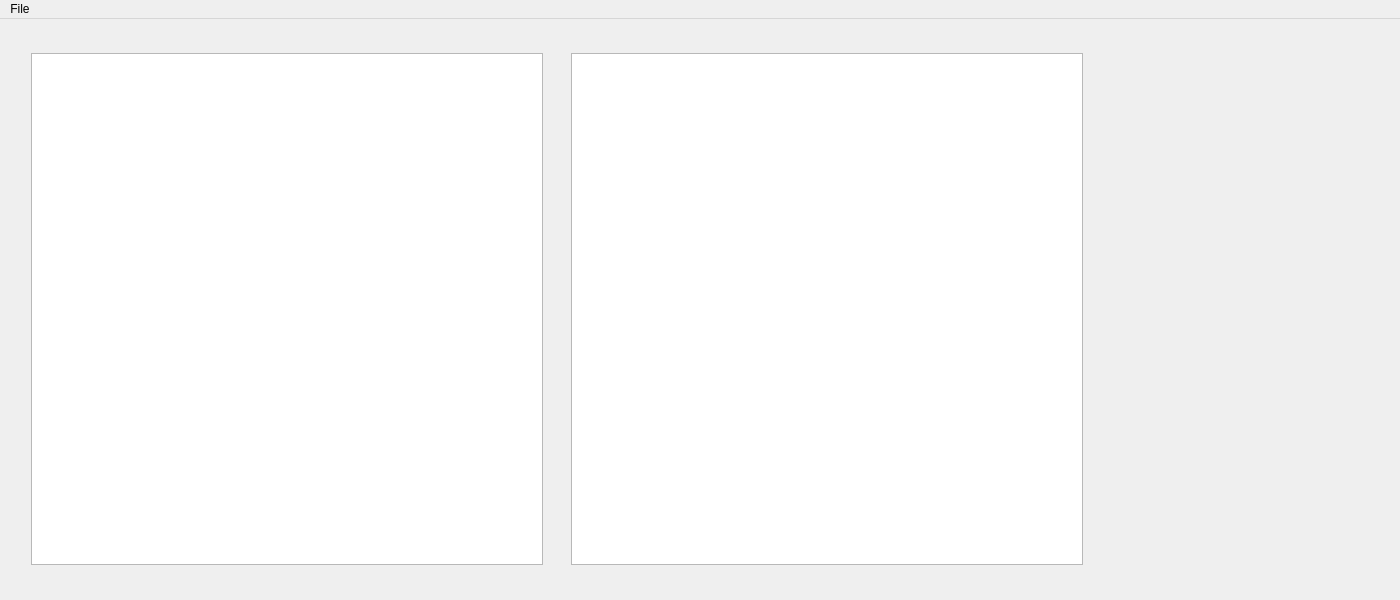
<?xml version="1.0" encoding="UTF-8"?>
<ui version="4.0">
 <class>MainWindow</class>
 <widget class="QMainWindow" name="MainWindow">
  <property name="geometry">
   <rect>
    <x>0</x>
    <y>0</y>
    <width>1400</width>
    <height>600</height>
   </rect>
  </property>
  <property name="minimumSize">
   <size>
    <width>1400</width>
    <height>600</height>
   </size>
  </property>
  <property name="maximumSize">
   <size>
    <width>1400</width>
    <height>600</height>
   </size>
  </property>
  <property name="windowTitle">
   <string>Brain Cancer Detection</string>
  </property>
  <widget class="QWidget" name="CentralWidget">
   <layout class="QGridLayout" name="gridLayout">
    <item row="0" column="0">
     <widget class="QGraphicsView" name="WidgetImage">
      <property name="minimumSize">
       <size>
        <width>512</width>
        <height>512</height>
       </size>
      </property>
      <property name="maximumSize">
       <size>
        <width>512</width>
        <height>512</height>
       </size>
      </property>
     </widget>
    </item>
    <item row="0" column="1">
     <widget class="QGraphicsView" name="WidgetMask">
      <property name="minimumSize">
       <size>
        <width>512</width>
        <height>512</height>
       </size>
      </property>
      <property name="maximumSize">
       <size>
        <width>512</width>
        <height>512</height>
       </size>
      </property>
     </widget>
    </item>
    <item row="0" column="2">
     <widget class="QLabel" name="WidgetProbability">
      <property name="minimumSize">
       <size>
        <width>256</width>
        <height>512</height>
       </size>
      </property>
      <property name="maximumSize">
       <size>
        <width>256</width>
        <height>512</height>
       </size>
      </property>
      <property name="text">
       <string/>
      </property>
     </widget>
    </item>
   </layout>
  </widget>
  <widget class="QMenuBar" name="MenuBar">
   <property name="geometry">
    <rect>
     <x>0</x>
     <y>0</y>
     <width>1400</width>
     <height>33</height>
    </rect>
   </property>
   <widget class="QMenu" name="MenuFile">
    <property name="title">
     <string>File</string>
    </property>
    <addaction name="ActionOpenFile"/>
   </widget>
   <addaction name="MenuFile"/>
  </widget>
  <action name="ActionOpenFile">
   <property name="text">
    <string>Open File...</string>
   </property>
  </action>
 </widget>
 <resources/>
 <connections/>
</ui>
